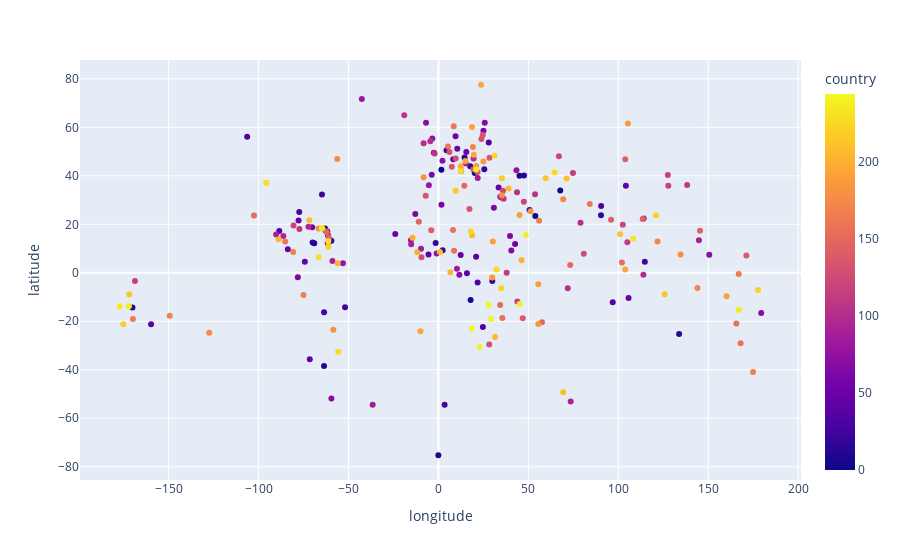

The cell this chart's notebook holds for it:
### Markdown cell above
### 1. Dựa vào dữ liệu sau, hiển thị tọa độ của theo lat và lon của các nước lên một bản đồ

### Code cell
px.scatter(df, x = 'longitude', y = 'latitude', hover_name = 'country', color = 'country')

### Figure 1 — Plotly figure (JSON) as saved in the notebook; plotly's stock layout.template omitted (floating-point values rounded to 4 significant figures; data arrays with more than 128 entries replaced by an {"elided": "..."} marker saying what was removed)
{"data": [{"hovertemplate": "<b>%{hovertext}</b><br><br>longitude=%{x}<br>latitude=%{y}<br>country=%{marker.color}<extra></extra>", "hovertext": {"elided": "245 int values"}, "legendgroup": "", "marker": {"color": {"elided": "245 int values"}, "coloraxis": "coloraxis", "symbol": "circle"}, "mode": "markers", "name": "", "orientation": "v", "showlegend": false, "type": "scatter", "x": {"elided": "245 float values"}, "xaxis": "x", "y": {"elided": "245 float values"}, "yaxis": "y"}], "layout": {"coloraxis": {"colorbar": {"title": {"text": "country"}}, "colorscale": [[0, "#0d0887"], [0.1111, "#46039f"], [0.2222, "#7201a8"], [0.3333, "#9c179e"], [0.4444, "#bd3786"], [0.5556, "#d8576b"], [0.6667, "#ed7953"], [0.7778, "#fb9f3a"], [0.8889, "#fdca26"], [1, "#f0f921"]]}, "legend": {"tracegroupgap": 0}, "margin": {"t": 60}, "xaxis": {"anchor": "y", "domain": [0, 1], "title": {"text": "longitude"}}, "yaxis": {"anchor": "x", "domain": [0, 1], "title": {"text": "latitude"}}}}
